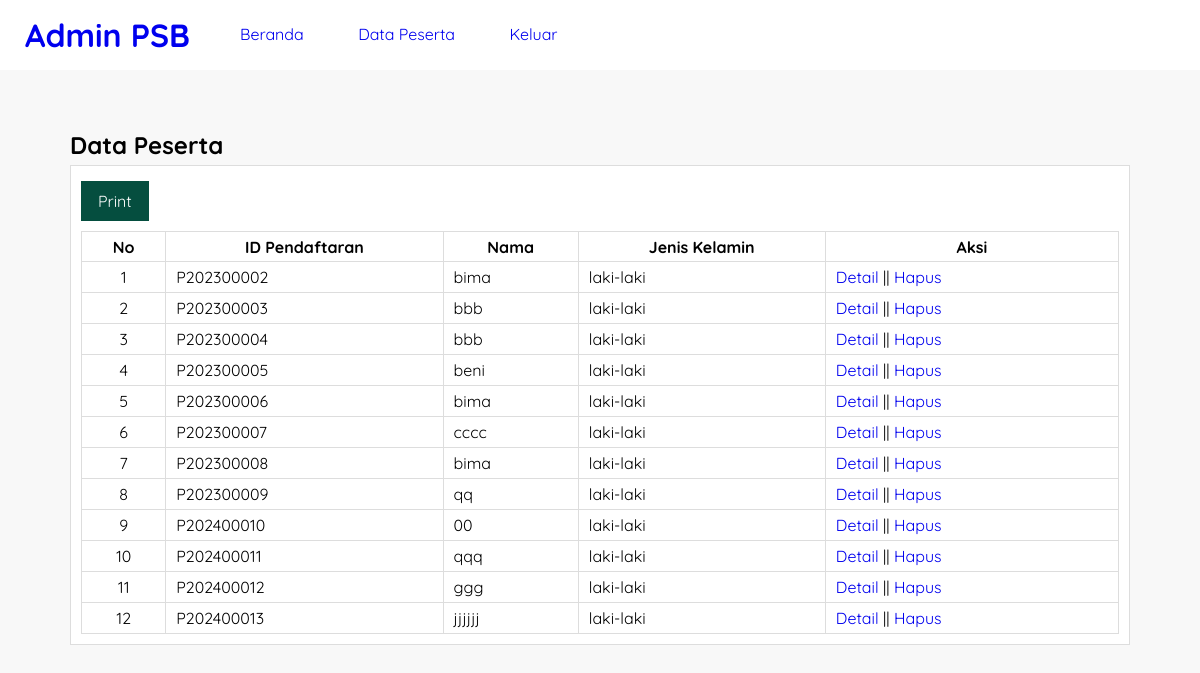
The app's page /data-peserta.php (signed in) with its own data.
### tables this page shows
CREATE TABLE `tb_pendaftaran` (
  `id_pendaftaran` char(10) NOT NULL,
  `tgl_daftar` date NOT NULL,
  `th_ajaran` char(50) NOT NULL,
  `kelas` enum('A','B') NOT NULL,
  `nm_peserta` varchar(200) NOT NULL,
  `tmp_lahir` varchar(200) NOT NULL,
  `tgl_lahir` date NOT NULL,
  `jk` enum('laki-laki','perempuan') NOT NULL,
  `agama` enum('Islam','Kristen','Katolik','hindu','buddha','khonghucu') NOT NULL,
  `almt_peserta` varchar(200) NOT NULL
);

### data-peserta.php (the view, shortened to what this page needs)
<?php
    include 'koneksi.php';
?>
<!DOCTYPE html>
<html lang="en">
<head>
    <link rel="stylesheet" href="css/login.css">
</head>
<body>
    <header>
        <h1><a href="beranda.php">Admin PSB</a></h1>
        <ul>
            <li><a href="beranda.php">Beranda</a></li>
            <li><a href="data-peserta.php">Data Peserta</a></li>
            <li><a href="keluar.php">Keluar</a></li>
        </ul>
    </header>
    <section class="content">
        <h2>Data Peserta</h2>
        <div class="box">
            <a href="cetak-peserta.php" target="_blank" class="btn-cetak">Print</a>
            <table class="table" border="1">
                <thead>
                    <tr>
                        <th>No</th>
                        <th>ID Pendaftaran</th>
                        <th>Nama</th>
                        <th>Jenis Kelamin</th>
                        <th>Aksi</th>
                    </tr>
                </thead>
                <tbody>
                    <?php
                    $no = 1;
                    $list_peserta = mysqli_query($conn, "SELECT * FROM tb_pendaftaran");
                    while($row = mysqli_fetch_array( $list_peserta) ){
                    ?>
                    <tr>
                        <td><?php echo $no++ ?></td>
                        <td><?php echo $row['id_pendaftaran'] ?></td>
                        <td><?php echo $row['nm_peserta'] ?></td>
                        <td><?php echo $row['jk'] ?></td>
                        <td>
                            <a href="detail-peserta.php?id=<?php echo $row['id_pendaftaran'] ?>">Detail</a> ||
                            <a href="hapus-peserta.php?id=<?php echo $row['id_pendaftaran'] ?>" onclick="return confirm('Yakin ?')">Hapus</a>
                        </td>
                    </tr>
                    <?php }?>
                </tbody>
            </table>
        </div>
    </section>
</body>
</html>

### css/login.css (style rules this page uses)
* { margin: 0; padding: 0; font-family: 'Quicksand', sans-serif; }
body { background-color: #f8f8f8; }
.box { background-color: #fff; border: 1px solid #ddd; padding: 10px; box-sizing: border-box; margin: 5px 0 25px; }
.btn-cetak { display: inline-block; padding: 10px 17px; color: #fff; background-color: #054E3F; margin-top: 5px; margin-bottom: 10px; }
header { background-color: #fff; }
header::after { content: ''; display: block; clear: both; }
header h1 { padding: 15px 25px; display: inline-block; float: left; }
header ul { float: left; }
header ul li { padding: 24px 25px; display: inline-block; }
a { text-decoration: none; }
.content { width: 90%; padding: 10px; box-sizing: border-box; margin: 50px auto; }
.table { width: 100%; border-collapse: collapse; border: 1px solid #ddd; }
.table tr { height: 30px; }
.table tr td { padding: 5px 10px; }
.table tr td:nth-child(1) { text-align: center; }

### records on screen
tb_pendaftaran: id_pendaftaran "P202300002", nm_peserta "bima", jk "laki-laki"
tb_pendaftaran: id_pendaftaran "P202300003", nm_peserta "bbb", jk "laki-laki"
tb_pendaftaran: id_pendaftaran "P202300004", nm_peserta "bbb", jk "laki-laki"
tb_pendaftaran: id_pendaftaran "P202300005", nm_peserta "beni", jk "laki-laki"
tb_pendaftaran: id_pendaftaran "P202300006", nm_peserta "bima", jk "laki-laki"
tb_pendaftaran: id_pendaftaran "P202300007", nm_peserta "cccc", jk "laki-laki"
tb_pendaftaran: id_pendaftaran "P202300008", nm_peserta "bima", jk "laki-laki"
tb_pendaftaran: id_pendaftaran "P202300009", nm_peserta "qq", jk "laki-laki"
tb_pendaftaran: id_pendaftaran "P202400010", nm_peserta "00", jk "laki-laki"
tb_pendaftaran: id_pendaftaran "P202400011", nm_peserta "qqq", jk "laki-laki"
tb_pendaftaran: id_pendaftaran "P202400012", nm_peserta "ggg", jk "laki-laki"
tb_pendaftaran: id_pendaftaran "P202400013", nm_peserta "jjjjjj", jk "laki-laki"
